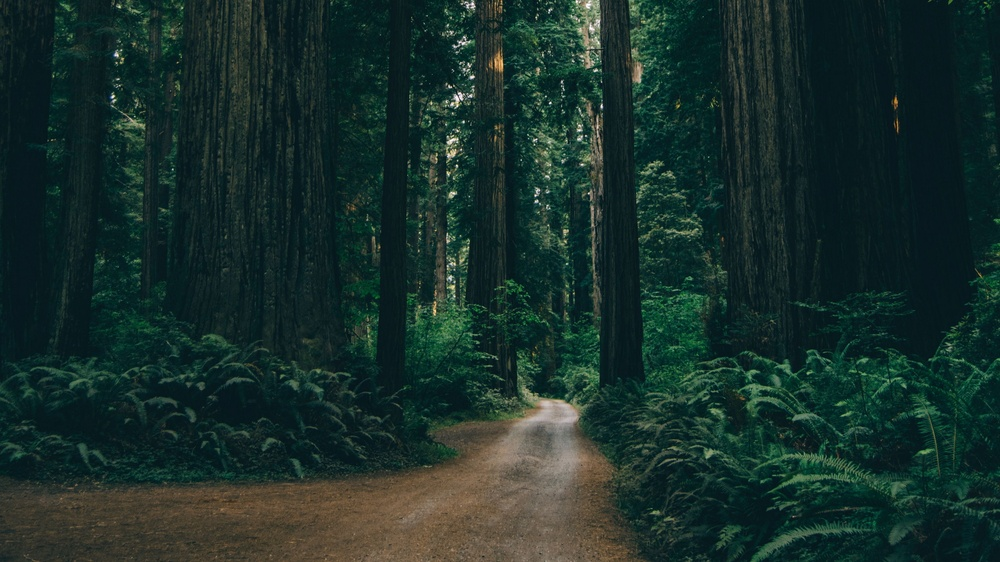
#> input picture forest.jpg, 1000 x 562 px, shrunk from 3840 x 2160 before the run
$ python blur.py ../forest.jpg
#> lines starting #> are read from the running program, lines starting #| are printed output that depends on the picture
import cv2
import numpy
import sys
import os

if len(sys.argv) != 2:
    print("Usage: blur.py path-to-image")
    sys.exit(0)

img = os.path.abspath(sys.argv[1])
src_path = os.path.abspath(img)
src_dir = os.path.dirname(src_path)
img_name, img_ext = os.path.splitext(os.path.basename(src_path))
src = cv2.imread(src_path, cv2.IMREAD_UNCHANGED)
#> src is the input picture: shape (562, 1000, 3); mean B, G, R 42, 46.9, 24.8

dst = cv2.blur(src, (50, 50), cv2.BORDER_DEFAULT)
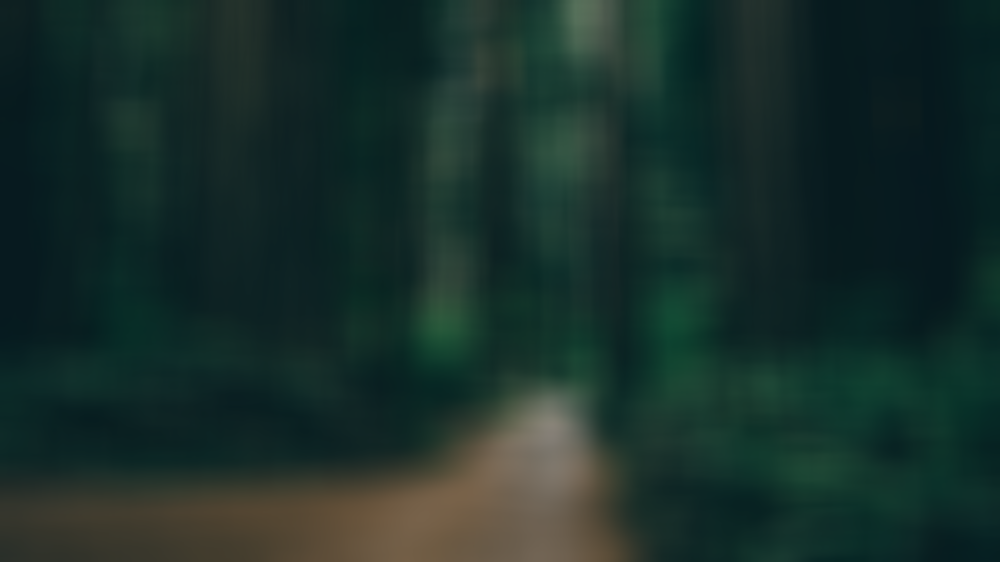
#> dst: shape (562, 1000, 3); mean B, G, R 42, 46.9, 24.7

dst_path = os.path.join(src_dir, img_name + "-blurred" + img_ext)

cv2.imwrite(dst_path, dst)
